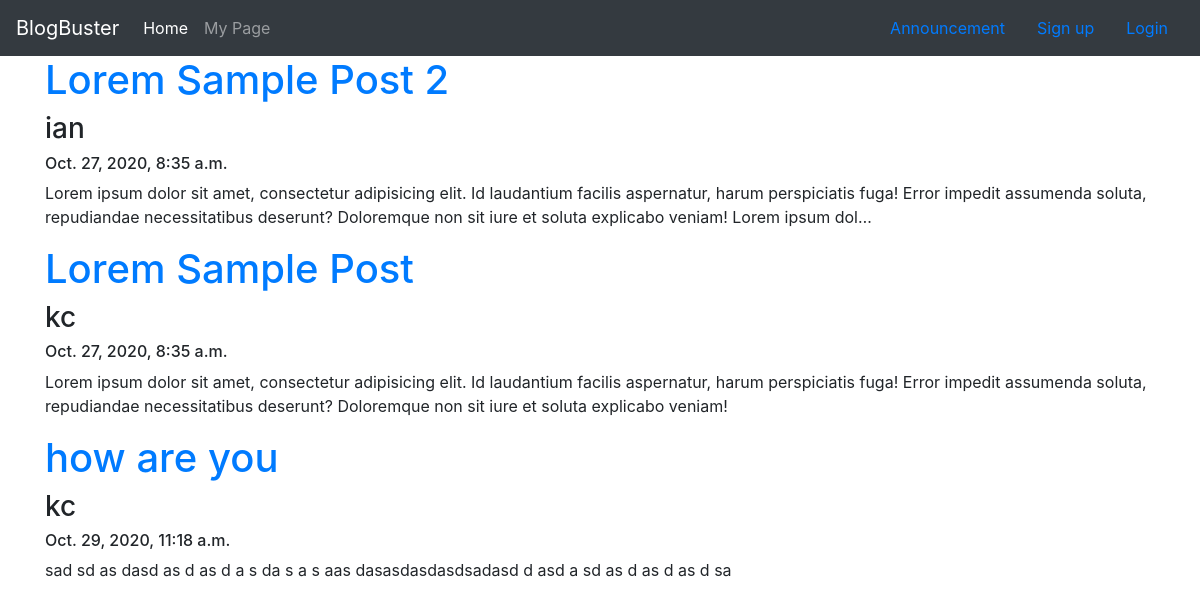
The page / on the database its author committed.
### blogger/models.py (models this page shows, shortened)
class BlogPost(models.Model):
    blog_title = models.CharField(max_length=250)
    blog_content = models.TextField(blank=True)
    blog_publish = models.DateTimeField(auto_now_add=True)
    blog_user = models.ForeignKey(User, on_delete=models.CASCADE)

### blogger/views.py (the view)
# urls.py: 2. Add a URL to urlpatterns:  path('', views.home, name='home')
def home(request):
    content = BlogPost.objects.all()
    return render(request, 'blogger/home.html', {'content':content})

### blogger/templates/blogger/home.html (shortened to what this page needs)
<!DOCTYPE html>
{% extends 'blogger/base.html' %}
    {% block content %}
        <div class="container">
            {% for home in content %}
                <a href="{% url 'detail' home.id %}"><h1>{{home.blog_title}}</h1></a>
                <h3>{{home.blog_user}}</h3>
                <h6>{{ home.blog_publish}}</h6>
            <p>{{home.blog_content|truncatechars:255}}</p>
            {% endfor %}
        </div>
    {% endblock %}

### rows shown on the page
BlogPost: blog_title "Lorem Sample Post 2", blog_user "ian", blog_publish "Oct. 27, 2020, 8:35 a.m.", blog_content "Lorem ipsum dolor sit amet, consectetur adipisicing elit. Id laudantium facilis aspernatur, harum perspiciatis fuga! Error impedit assumenda soluta, repudiandae necessitatibus deserunt? Doloremque non sit iure et soluta explicabo veniam! Lorem ipsum dol…"
BlogPost: blog_title "Lorem Sample Post", blog_user "kc", blog_publish "Oct. 27, 2020, 8:35 a.m.", blog_content "Lorem ipsum dolor sit amet, consectetur adipisicing elit. Id laudantium facilis aspernatur, harum perspiciatis fuga! Error impedit assumenda soluta, repudiandae necessitatibus deserunt? Doloremque non sit iure et soluta explicabo veniam!"
BlogPost: blog_title "how are you", blog_user "kc", blog_publish "Oct. 29, 2020, 11:18 a.m.", blog_content "sad sd as dasd as d as d a s da s a s aas dasasdasdasdsadasd d asd a sd as d as d as d sa"
